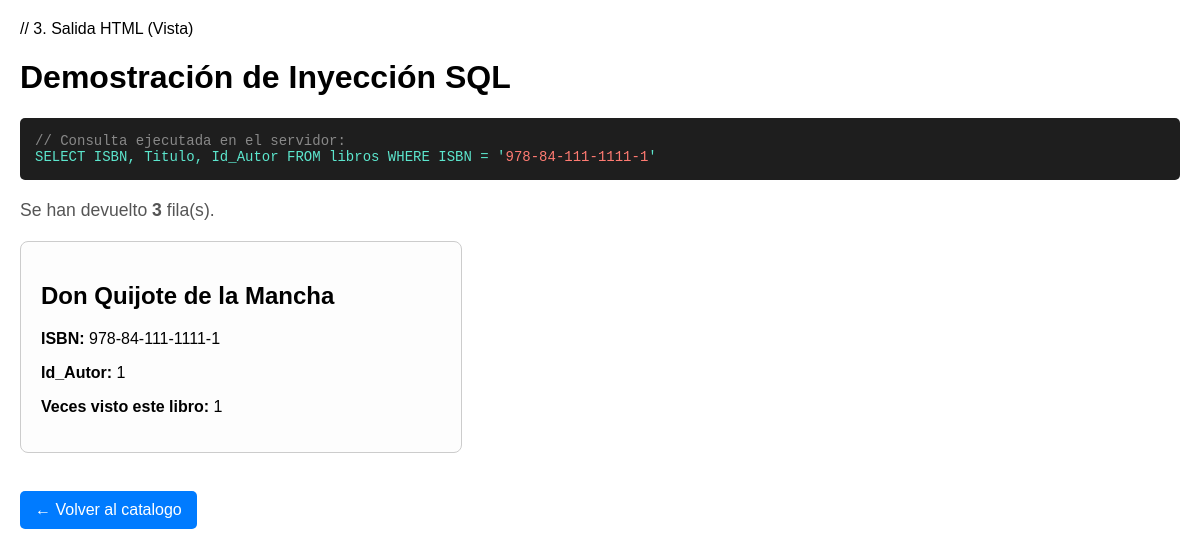
Screenshot of /php/modeloBiblioteca/libro.php?id=978-84-111-1111-1 (signed in) with the database file from the repository.
### tables this page shows
CREATE TABLE `libros` (
  `ISBN` varchar(20) NOT NULL,
  `Titulo` varchar(255) NOT NULL,
  `Sinopsis` text DEFAULT NULL,
  `Id_Autor` int(11) DEFAULT NULL,
  `Id_Editorial` int(11) DEFAULT NULL,
  `Ruta_Portada` varchar(30) NOT NULL
);

### php/modeloBiblioteca/libro.php (the view, shortened to what this page needs)
<?php
$ISBN_recibido = $_GET['id'] ?? null;
$error = null;
if ($ISBN_recibido) {
    try {
        $conexion = conectarCliente();
        $sql = "SELECT ISBN, Titulo, Id_Autor FROM libros WHERE ISBN = :isbn";
        $stmt = $conexion->prepare($sql);
        $stmt->execute(['isbn' => $ISBN_recibido]);
        $libro = $stmt->fetch();
        if (empty($libro)) {
            $error = "No se ha encontrado ningún libro con esos datos.";
        } else {
            $nombreCookieLibros = "registroLibros-".md5($_SESSION["id_usuario"]);
            if (!isset($_COOKIE[$nombreCookieLibros])) {
                $contadorLibroActual = 1;
            }
        }
    } catch (PDOException $e) {
        $error = "Error SQL: " . $e->getMessage();
    }
} else {
    $error = "No se ha especificado qué libro quieres ver.";
}
?>
<!DOCTYPE html>
<html lang="es">
<head>
</head>
<body>
    <h1>Demostración de Inyección SQL</h1>
    <div class="debug-sql">
        <span style="color:#888;">// Consulta ejecutada en el servidor:</span><br>
        SELECT ISBN, Titulo, Id_Autor FROM libros WHERE ISBN = '<span
            style="color:#ff7b72;"><?= htmlspecialchars($ISBN_recibido) ?></span>'
    </div>
    <?php if ($error): ?>
        <p class="error"><?= htmlspecialchars($error) ?></p>
    <?php elseif (!empty($libro)): ?>
        <div class="contador">
            Se han devuelto <strong><?= count($libro) ?></strong> fila(s).
        </div>
        <div class="tarjeta">
            <h2><?= htmlspecialchars($libro['Titulo']) ?></h2>
            <p><strong>ISBN:</strong> <?= htmlspecialchars($libro['ISBN']) ?></p>
            <p><strong>Id_Autor:</strong> <?= htmlspecialchars($libro['Id_Autor']) ?></p>
            <p><strong>Veces visto este libro:</strong> <?= $contadorLibroActual ?></p>
        </div>
    <?php endif; ?>
    <br>
    <a href="catalogo.php" class="volver">← Volver al catalogo</a>
</body>
</html>

### php/modeloBiblioteca/libro.php (style rules this page uses)
body { font-family: Arial, sans-serif; margin: 20px; }
.tarjeta { border: 1px solid #ccc; padding: 20px; max-width: 400px; border-radius: 8px; margin-top: 20px; background: #fdfdfd; }
.volver { display: inline-block; margin-top: 20px; padding: 10px 15px; background: #007bff; color: white; text-decoration: none; border-radius: 5px; }
.debug-sql { background: #1e1e1e; color: #5ce6cd; padding: 15px; border-radius: 5px; font-family: monospace; font-size: 14px; }
.contador { font-size: 1.1em; margin-top: 20px; color: #555; }

### rows the page displays
libros: Titulo "Don Quijote de la Mancha", ISBN "978-84-111-1111-1", Id_Autor "1"

### other values shown
$ISBN_recibido "978-84-111-1111-1"
count($libro) "3"
$contadorLibroActual "1"
